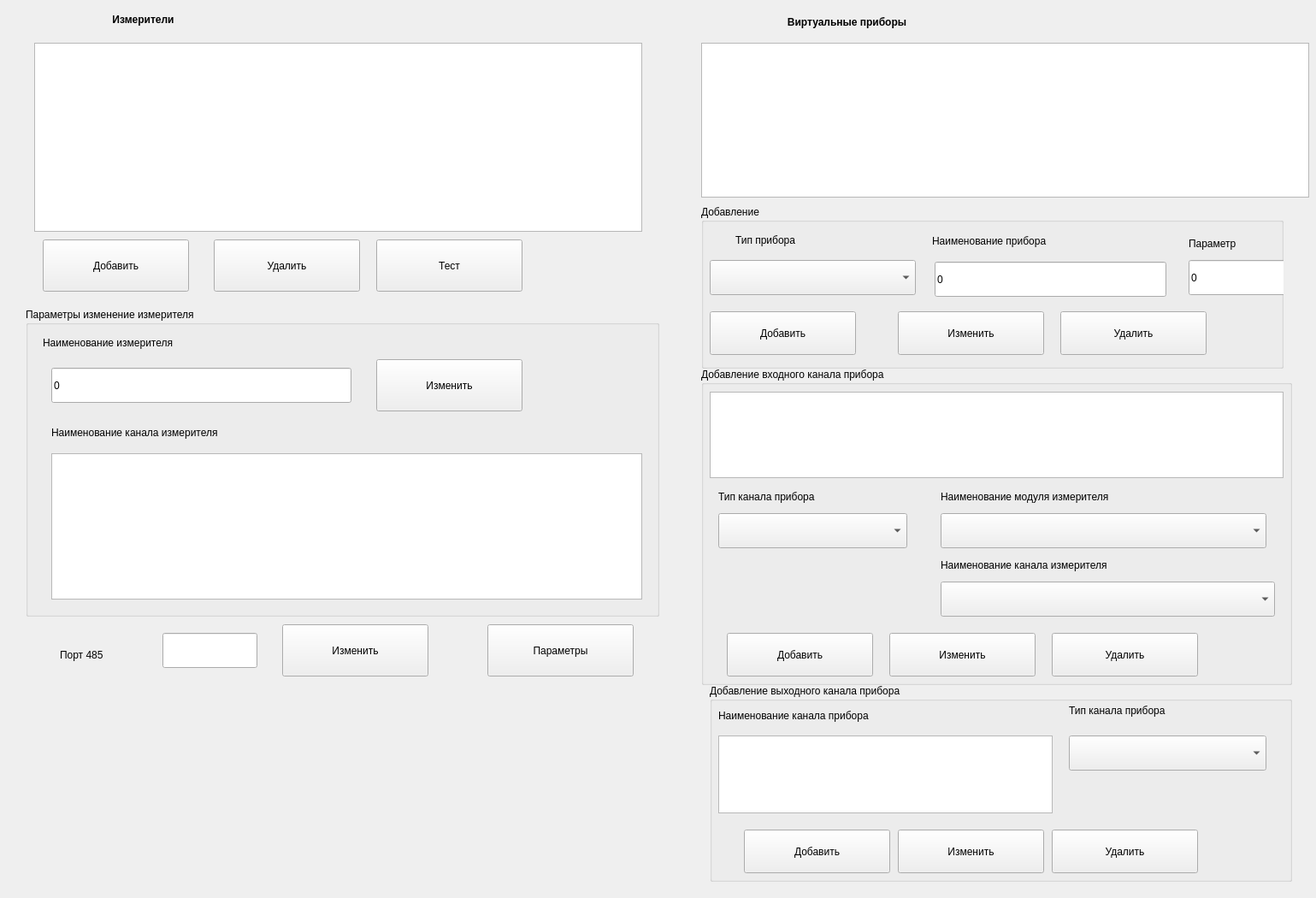
<?xml version="1.0" encoding="UTF-8"?>
<ui version="4.0">
 <class>fmChangeVirtPribors</class>
 <widget class="QMainWindow" name="fmChangeVirtPribors">
  <property name="geometry">
   <rect>
    <x>0</x>
    <y>0</y>
    <width>1539</width>
    <height>1050</height>
   </rect>
  </property>
  <property name="windowTitle">
   <string>Создание виртуальных приборов</string>
  </property>
  <widget class="QWidget" name="centralwidget">
   <widget class="QGroupBox" name="groupBox_7">
    <property name="geometry">
     <rect>
      <x>820</x>
      <y>430</y>
      <width>691</width>
      <height>371</height>
     </rect>
    </property>
    <property name="title">
     <string>Добавление входного канала прибора</string>
    </property>
    <widget class="QListWidget" name="lwChInVP">
     <property name="geometry">
      <rect>
       <x>10</x>
       <y>28</y>
       <width>671</width>
       <height>101</height>
      </rect>
     </property>
     <property name="sizePolicy">
      <sizepolicy hsizetype="Fixed" vsizetype="Fixed">
       <horstretch>0</horstretch>
       <verstretch>0</verstretch>
      </sizepolicy>
     </property>
     <property name="maximumSize">
      <size>
       <width>3980</width>
       <height>810</height>
      </size>
     </property>
     <property name="selectionMode">
      <enum>QAbstractItemView::SingleSelection</enum>
     </property>
    </widget>
    <widget class="QToolButton" name="tbAddChInVP">
     <property name="geometry">
      <rect>
       <x>30</x>
       <y>310</y>
       <width>171</width>
       <height>51</height>
      </rect>
     </property>
     <property name="font">
      <font>
       <pointsize>9</pointsize>
      </font>
     </property>
     <property name="text">
      <string>Добавить</string>
     </property>
     <property name="toolButtonStyle">
      <enum>Qt::ToolButtonTextOnly</enum>
     </property>
     <property name="arrowType">
      <enum>Qt::NoArrow</enum>
     </property>
    </widget>
    <widget class="QToolButton" name="tbChangeChInVP">
     <property name="geometry">
      <rect>
       <x>220</x>
       <y>310</y>
       <width>171</width>
       <height>51</height>
      </rect>
     </property>
     <property name="font">
      <font>
       <pointsize>9</pointsize>
      </font>
     </property>
     <property name="text">
      <string>Изменить</string>
     </property>
     <property name="toolButtonStyle">
      <enum>Qt::ToolButtonTextOnly</enum>
     </property>
     <property name="arrowType">
      <enum>Qt::NoArrow</enum>
     </property>
    </widget>
    <widget class="QToolButton" name="tbDelChInVP">
     <property name="geometry">
      <rect>
       <x>410</x>
       <y>310</y>
       <width>171</width>
       <height>51</height>
      </rect>
     </property>
     <property name="font">
      <font>
       <pointsize>9</pointsize>
      </font>
     </property>
     <property name="text">
      <string>Удалить</string>
     </property>
     <property name="toolButtonStyle">
      <enum>Qt::ToolButtonTextOnly</enum>
     </property>
     <property name="arrowType">
      <enum>Qt::NoArrow</enum>
     </property>
    </widget>
    <widget class="QComboBox" name="cbChInVPChannel">
     <property name="geometry">
      <rect>
       <x>280</x>
       <y>250</y>
       <width>391</width>
       <height>41</height>
      </rect>
     </property>
     <property name="editable">
      <bool>false</bool>
     </property>
     <property name="currentIndex">
      <number>-1</number>
     </property>
    </widget>
    <widget class="QLabel" name="lbl1_20">
     <property name="geometry">
      <rect>
       <x>20</x>
       <y>140</y>
       <width>231</width>
       <height>21</height>
      </rect>
     </property>
     <property name="font">
      <font>
       <pointsize>9</pointsize>
      </font>
     </property>
     <property name="lineWidth">
      <number>-5</number>
     </property>
     <property name="text">
      <string>Тип канала прибора</string>
     </property>
    </widget>
    <widget class="QLabel" name="lbl1_19">
     <property name="geometry">
      <rect>
       <x>280</x>
       <y>140</y>
       <width>401</width>
       <height>21</height>
      </rect>
     </property>
     <property name="font">
      <font>
       <pointsize>9</pointsize>
      </font>
     </property>
     <property name="lineWidth">
      <number>-5</number>
     </property>
     <property name="text">
      <string>Наименование модуля измерителя</string>
     </property>
    </widget>
    <widget class="QComboBox" name="cbChInVPType">
     <property name="geometry">
      <rect>
       <x>20</x>
       <y>170</y>
       <width>221</width>
       <height>41</height>
      </rect>
     </property>
     <property name="editable">
      <bool>false</bool>
     </property>
     <property name="currentIndex">
      <number>-1</number>
     </property>
    </widget>
    <widget class="QComboBox" name="cbChInVPModul">
     <property name="geometry">
      <rect>
       <x>280</x>
       <y>170</y>
       <width>381</width>
       <height>41</height>
      </rect>
     </property>
     <property name="editable">
      <bool>false</bool>
     </property>
     <property name="currentIndex">
      <number>-1</number>
     </property>
    </widget>
    <widget class="QLabel" name="lbl1_22">
     <property name="geometry">
      <rect>
       <x>280</x>
       <y>220</y>
       <width>401</width>
       <height>21</height>
      </rect>
     </property>
     <property name="font">
      <font>
       <pointsize>9</pointsize>
      </font>
     </property>
     <property name="lineWidth">
      <number>-5</number>
     </property>
     <property name="text">
      <string>Наименование канала измерителя</string>
     </property>
    </widget>
   </widget>
   <widget class="QGroupBox" name="groupBox_8">
    <property name="geometry">
     <rect>
      <x>830</x>
      <y>800</y>
      <width>681</width>
      <height>231</height>
     </rect>
    </property>
    <property name="title">
     <string>Добавление выходного канала прибора</string>
    </property>
    <widget class="QLabel" name="lbl1_21">
     <property name="geometry">
      <rect>
       <x>10</x>
       <y>26</y>
       <width>381</width>
       <height>21</height>
      </rect>
     </property>
     <property name="font">
      <font>
       <pointsize>9</pointsize>
      </font>
     </property>
     <property name="lineWidth">
      <number>-5</number>
     </property>
     <property name="text">
      <string>Наименование канала прибора</string>
     </property>
    </widget>
    <widget class="QListWidget" name="lwChOutVP">
     <property name="geometry">
      <rect>
       <x>10</x>
       <y>60</y>
       <width>391</width>
       <height>91</height>
      </rect>
     </property>
     <property name="maximumSize">
      <size>
       <width>4010</width>
       <height>9100</height>
      </size>
     </property>
     <property name="selectionMode">
      <enum>QAbstractItemView::SingleSelection</enum>
     </property>
    </widget>
    <widget class="QToolButton" name="tbAddChOutVP">
     <property name="geometry">
      <rect>
       <x>40</x>
       <y>170</y>
       <width>171</width>
       <height>51</height>
      </rect>
     </property>
     <property name="font">
      <font>
       <pointsize>9</pointsize>
      </font>
     </property>
     <property name="text">
      <string>Добавить</string>
     </property>
     <property name="toolButtonStyle">
      <enum>Qt::ToolButtonTextOnly</enum>
     </property>
     <property name="arrowType">
      <enum>Qt::NoArrow</enum>
     </property>
    </widget>
    <widget class="QToolButton" name="tbChangeChOutVP">
     <property name="geometry">
      <rect>
       <x>220</x>
       <y>170</y>
       <width>171</width>
       <height>51</height>
      </rect>
     </property>
     <property name="font">
      <font>
       <pointsize>9</pointsize>
      </font>
     </property>
     <property name="text">
      <string>Изменить</string>
     </property>
     <property name="toolButtonStyle">
      <enum>Qt::ToolButtonTextOnly</enum>
     </property>
     <property name="arrowType">
      <enum>Qt::NoArrow</enum>
     </property>
    </widget>
    <widget class="QToolButton" name="tbDelChOutVP">
     <property name="geometry">
      <rect>
       <x>400</x>
       <y>170</y>
       <width>171</width>
       <height>51</height>
      </rect>
     </property>
     <property name="font">
      <font>
       <pointsize>9</pointsize>
      </font>
     </property>
     <property name="text">
      <string>Удалить</string>
     </property>
     <property name="toolButtonStyle">
      <enum>Qt::ToolButtonTextOnly</enum>
     </property>
     <property name="arrowType">
      <enum>Qt::NoArrow</enum>
     </property>
    </widget>
    <widget class="QLabel" name="lbl1_23">
     <property name="geometry">
      <rect>
       <x>420</x>
       <y>20</y>
       <width>241</width>
       <height>21</height>
      </rect>
     </property>
     <property name="font">
      <font>
       <pointsize>9</pointsize>
      </font>
     </property>
     <property name="lineWidth">
      <number>-5</number>
     </property>
     <property name="text">
      <string>Тип канала прибора</string>
     </property>
    </widget>
    <widget class="QComboBox" name="cbChOutVPType">
     <property name="geometry">
      <rect>
       <x>420</x>
       <y>60</y>
       <width>231</width>
       <height>41</height>
      </rect>
     </property>
     <property name="editable">
      <bool>false</bool>
     </property>
     <property name="currentIndex">
      <number>-1</number>
     </property>
    </widget>
   </widget>
   <widget class="QGroupBox" name="groupBox">
    <property name="geometry">
     <rect>
      <x>30</x>
      <y>360</y>
      <width>741</width>
      <height>361</height>
     </rect>
    </property>
    <property name="title">
     <string>Параметры изменение измерителя</string>
    </property>
    <widget class="QLabel" name="lbl1_8">
     <property name="geometry">
      <rect>
       <x>20</x>
       <y>30</y>
       <width>331</width>
       <height>21</height>
      </rect>
     </property>
     <property name="maximumSize">
      <size>
       <width>16777215</width>
       <height>140</height>
      </size>
     </property>
     <property name="font">
      <font>
       <pointsize>9</pointsize>
      </font>
     </property>
     <property name="lineWidth">
      <number>-5</number>
     </property>
     <property name="text">
      <string>Наименование измерителя</string>
     </property>
    </widget>
    <widget class="QLabel" name="lbl1_9">
     <property name="geometry">
      <rect>
       <x>30</x>
       <y>130</y>
       <width>411</width>
       <height>31</height>
      </rect>
     </property>
     <property name="maximumSize">
      <size>
       <width>16777215</width>
       <height>140</height>
      </size>
     </property>
     <property name="font">
      <font>
       <pointsize>9</pointsize>
      </font>
     </property>
     <property name="lineWidth">
      <number>-5</number>
     </property>
     <property name="text">
      <string>Наименование канала измерителя</string>
     </property>
    </widget>
    <widget class="QListWidget" name="lwChInMess">
     <property name="geometry">
      <rect>
       <x>30</x>
       <y>170</y>
       <width>691</width>
       <height>171</height>
      </rect>
     </property>
     <property name="maximumSize">
      <size>
       <width>4092</width>
       <height>7800</height>
      </size>
     </property>
     <property name="selectionMode">
      <enum>QAbstractItemView::SingleSelection</enum>
     </property>
    </widget>
    <widget class="QLineEdit" name="leIndexMess">
     <property name="geometry">
      <rect>
       <x>30</x>
       <y>70</y>
       <width>351</width>
       <height>41</height>
      </rect>
     </property>
     <property name="font">
      <font>
       <pointsize>9</pointsize>
      </font>
     </property>
     <property name="text">
      <string>0</string>
     </property>
    </widget>
    <widget class="QToolButton" name="tbChangeCh">
     <property name="geometry">
      <rect>
       <x>410</x>
       <y>60</y>
       <width>171</width>
       <height>61</height>
      </rect>
     </property>
     <property name="font">
      <font>
       <pointsize>9</pointsize>
      </font>
     </property>
     <property name="text">
      <string>Изменить</string>
     </property>
     <property name="toolButtonStyle">
      <enum>Qt::ToolButtonTextOnly</enum>
     </property>
     <property name="arrowType">
      <enum>Qt::NoArrow</enum>
     </property>
    </widget>
   </widget>
   <widget class="QLabel" name="label">
    <property name="geometry">
     <rect>
      <x>12</x>
      <y>12</y>
      <width>311</width>
      <height>21</height>
     </rect>
    </property>
    <property name="maximumSize">
     <size>
      <width>16777215</width>
      <height>140</height>
     </size>
    </property>
    <property name="font">
     <font>
      <pointsize>9</pointsize>
      <weight>75</weight>
      <bold>true</bold>
     </font>
    </property>
    <property name="text">
     <string>Измерители</string>
    </property>
    <property name="alignment">
     <set>Qt::AlignCenter</set>
    </property>
   </widget>
   <widget class="QListWidget" name="lwCh">
    <property name="geometry">
     <rect>
      <x>40</x>
      <y>50</y>
      <width>711</width>
      <height>221</height>
     </rect>
    </property>
    <property name="minimumSize">
     <size>
      <width>439</width>
      <height>131</height>
     </size>
    </property>
    <property name="maximumSize">
     <size>
      <width>4390</width>
      <height>1310</height>
     </size>
    </property>
    <property name="selectionMode">
     <enum>QAbstractItemView::SingleSelection</enum>
    </property>
   </widget>
   <widget class="QToolButton" name="tbDelCh_2">
    <property name="geometry">
     <rect>
      <x>250</x>
      <y>280</y>
      <width>171</width>
      <height>61</height>
     </rect>
    </property>
    <property name="font">
     <font>
      <pointsize>9</pointsize>
     </font>
    </property>
    <property name="text">
     <string>Удалить</string>
    </property>
    <property name="toolButtonStyle">
     <enum>Qt::ToolButtonTextOnly</enum>
    </property>
    <property name="arrowType">
     <enum>Qt::NoArrow</enum>
    </property>
   </widget>
   <widget class="QToolButton" name="tbAddAutoSearch">
    <property name="geometry">
     <rect>
      <x>50</x>
      <y>280</y>
      <width>171</width>
      <height>61</height>
     </rect>
    </property>
    <property name="font">
     <font>
      <pointsize>9</pointsize>
     </font>
    </property>
    <property name="text">
     <string>Добавить</string>
    </property>
    <property name="toolButtonStyle">
     <enum>Qt::ToolButtonTextOnly</enum>
    </property>
    <property name="arrowType">
     <enum>Qt::NoArrow</enum>
    </property>
   </widget>
   <widget class="QToolButton" name="tbAutoSearch">
    <property name="geometry">
     <rect>
      <x>440</x>
      <y>280</y>
      <width>171</width>
      <height>61</height>
     </rect>
    </property>
    <property name="font">
     <font>
      <pointsize>9</pointsize>
     </font>
    </property>
    <property name="text">
     <string>Тест</string>
    </property>
    <property name="toolButtonStyle">
     <enum>Qt::ToolButtonTextOnly</enum>
    </property>
    <property name="arrowType">
     <enum>Qt::NoArrow</enum>
    </property>
   </widget>
   <widget class="QLabel" name="lbl1_13">
    <property name="geometry">
     <rect>
      <x>70</x>
      <y>750</y>
      <width>121</width>
      <height>31</height>
     </rect>
    </property>
    <property name="font">
     <font>
      <pointsize>9</pointsize>
     </font>
    </property>
    <property name="lineWidth">
     <number>-5</number>
    </property>
    <property name="text">
     <string>Порт 485</string>
    </property>
   </widget>
   <widget class="QLineEdit" name="lePortNum">
    <property name="geometry">
     <rect>
      <x>190</x>
      <y>740</y>
      <width>111</width>
      <height>41</height>
     </rect>
    </property>
    <property name="maximumSize">
     <size>
      <width>510</width>
      <height>200</height>
     </size>
    </property>
    <property name="font">
     <font>
      <pointsize>9</pointsize>
     </font>
    </property>
   </widget>
   <widget class="QToolButton" name="tbSavePortNum">
    <property name="geometry">
     <rect>
      <x>330</x>
      <y>730</y>
      <width>171</width>
      <height>61</height>
     </rect>
    </property>
    <property name="font">
     <font>
      <pointsize>9</pointsize>
     </font>
    </property>
    <property name="text">
     <string>Изменить</string>
    </property>
    <property name="toolButtonStyle">
     <enum>Qt::ToolButtonTextOnly</enum>
    </property>
    <property name="arrowType">
     <enum>Qt::NoArrow</enum>
    </property>
   </widget>
   <widget class="QToolButton" name="tbParam">
    <property name="geometry">
     <rect>
      <x>570</x>
      <y>730</y>
      <width>171</width>
      <height>61</height>
     </rect>
    </property>
    <property name="font">
     <font>
      <pointsize>9</pointsize>
     </font>
    </property>
    <property name="text">
     <string>Параметры</string>
    </property>
    <property name="toolButtonStyle">
     <enum>Qt::ToolButtonTextOnly</enum>
    </property>
    <property name="arrowType">
     <enum>Qt::NoArrow</enum>
    </property>
   </widget>
   <widget class="QGroupBox" name="groupBox_2">
    <property name="geometry">
     <rect>
      <x>820</x>
      <y>240</y>
      <width>681</width>
      <height>191</height>
     </rect>
    </property>
    <property name="title">
     <string>Добавление</string>
    </property>
    <widget class="QLabel" name="lbl1_10">
     <property name="geometry">
      <rect>
       <x>570</x>
       <y>34</y>
       <width>161</width>
       <height>21</height>
      </rect>
     </property>
     <property name="font">
      <font>
       <pointsize>9</pointsize>
      </font>
     </property>
     <property name="lineWidth">
      <number>-5</number>
     </property>
     <property name="text">
      <string>Параметр</string>
     </property>
    </widget>
    <widget class="QLineEdit" name="leParamVPribor">
     <property name="geometry">
      <rect>
       <x>570</x>
       <y>64</y>
       <width>133</width>
       <height>41</height>
      </rect>
     </property>
     <property name="sizePolicy">
      <sizepolicy hsizetype="Fixed" vsizetype="Fixed">
       <horstretch>0</horstretch>
       <verstretch>0</verstretch>
      </sizepolicy>
     </property>
     <property name="font">
      <font>
       <pointsize>9</pointsize>
      </font>
     </property>
     <property name="text">
      <string>0</string>
     </property>
    </widget>
    <widget class="QLabel" name="lbl1_5">
     <property name="geometry">
      <rect>
       <x>270</x>
       <y>26</y>
       <width>281</width>
       <height>31</height>
      </rect>
     </property>
     <property name="font">
      <font>
       <pointsize>9</pointsize>
      </font>
     </property>
     <property name="lineWidth">
      <number>-5</number>
     </property>
     <property name="text">
      <string>Наименование прибора</string>
     </property>
    </widget>
    <widget class="QLineEdit" name="leIndexVPribor">
     <property name="geometry">
      <rect>
       <x>273</x>
       <y>66</y>
       <width>271</width>
       <height>41</height>
      </rect>
     </property>
     <property name="sizePolicy">
      <sizepolicy hsizetype="Minimum" vsizetype="Fixed">
       <horstretch>0</horstretch>
       <verstretch>0</verstretch>
      </sizepolicy>
     </property>
     <property name="font">
      <font>
       <pointsize>9</pointsize>
      </font>
     </property>
     <property name="text">
      <string>0</string>
     </property>
    </widget>
    <widget class="QLabel" name="lbl1_7">
     <property name="geometry">
      <rect>
       <x>40</x>
       <y>25</y>
       <width>161</width>
       <height>31</height>
      </rect>
     </property>
     <property name="font">
      <font>
       <pointsize>9</pointsize>
      </font>
     </property>
     <property name="lineWidth">
      <number>-5</number>
     </property>
     <property name="text">
      <string>Тип прибора</string>
     </property>
    </widget>
    <widget class="QComboBox" name="cbTypeVPribor">
     <property name="geometry">
      <rect>
       <x>10</x>
       <y>64</y>
       <width>241</width>
       <height>41</height>
      </rect>
     </property>
     <property name="sizePolicy">
      <sizepolicy hsizetype="Minimum" vsizetype="Fixed">
       <horstretch>0</horstretch>
       <verstretch>0</verstretch>
      </sizepolicy>
     </property>
     <property name="editable">
      <bool>false</bool>
     </property>
     <property name="currentIndex">
      <number>-1</number>
     </property>
    </widget>
    <widget class="QToolButton" name="tbAddVPribor">
     <property name="geometry">
      <rect>
       <x>10</x>
       <y>124</y>
       <width>171</width>
       <height>51</height>
      </rect>
     </property>
     <property name="font">
      <font>
       <pointsize>9</pointsize>
      </font>
     </property>
     <property name="text">
      <string>Добавить</string>
     </property>
     <property name="toolButtonStyle">
      <enum>Qt::ToolButtonTextOnly</enum>
     </property>
     <property name="arrowType">
      <enum>Qt::NoArrow</enum>
     </property>
    </widget>
    <widget class="QToolButton" name="tbChangeVPribor">
     <property name="geometry">
      <rect>
       <x>230</x>
       <y>124</y>
       <width>171</width>
       <height>51</height>
      </rect>
     </property>
     <property name="font">
      <font>
       <pointsize>9</pointsize>
      </font>
     </property>
     <property name="text">
      <string>Изменить</string>
     </property>
     <property name="toolButtonStyle">
      <enum>Qt::ToolButtonTextOnly</enum>
     </property>
     <property name="arrowType">
      <enum>Qt::NoArrow</enum>
     </property>
    </widget>
    <widget class="QToolButton" name="tbDelVPribor">
     <property name="geometry">
      <rect>
       <x>420</x>
       <y>124</y>
       <width>171</width>
       <height>51</height>
      </rect>
     </property>
     <property name="font">
      <font>
       <pointsize>9</pointsize>
      </font>
     </property>
     <property name="text">
      <string>Удалить</string>
     </property>
     <property name="toolButtonStyle">
      <enum>Qt::ToolButtonTextOnly</enum>
     </property>
     <property name="arrowType">
      <enum>Qt::NoArrow</enum>
     </property>
    </widget>
   </widget>
   <widget class="QLabel" name="label_2">
    <property name="geometry">
     <rect>
      <x>830</x>
      <y>10</y>
      <width>321</width>
      <height>31</height>
     </rect>
    </property>
    <property name="maximumSize">
     <size>
      <width>4370</width>
      <height>1400</height>
     </size>
    </property>
    <property name="font">
     <font>
      <pointsize>9</pointsize>
      <weight>75</weight>
      <bold>true</bold>
     </font>
    </property>
    <property name="text">
     <string>Виртуальные приборы</string>
    </property>
    <property name="alignment">
     <set>Qt::AlignCenter</set>
    </property>
   </widget>
   <widget class="QListWidget" name="lwVIns">
    <property name="geometry">
     <rect>
      <x>820</x>
      <y>50</y>
      <width>711</width>
      <height>181</height>
     </rect>
    </property>
    <property name="minimumSize">
     <size>
      <width>439</width>
      <height>129</height>
     </size>
    </property>
    <property name="maximumSize">
     <size>
      <width>4390</width>
      <height>1290</height>
     </size>
    </property>
   </widget>
  </widget>
 </widget>
 <resources/>
 <connections/>
</ui>
